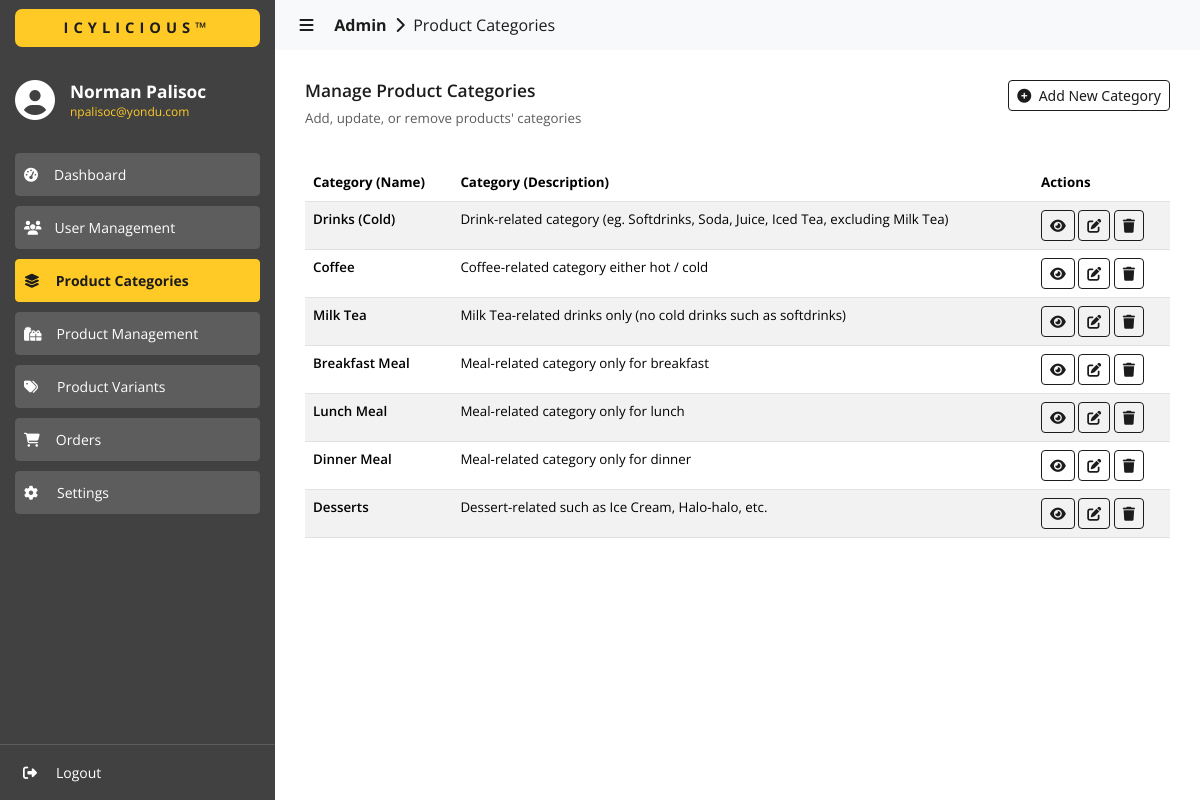
/admin/categories/index.php (signed in), run on an earlier commit of the app's database.
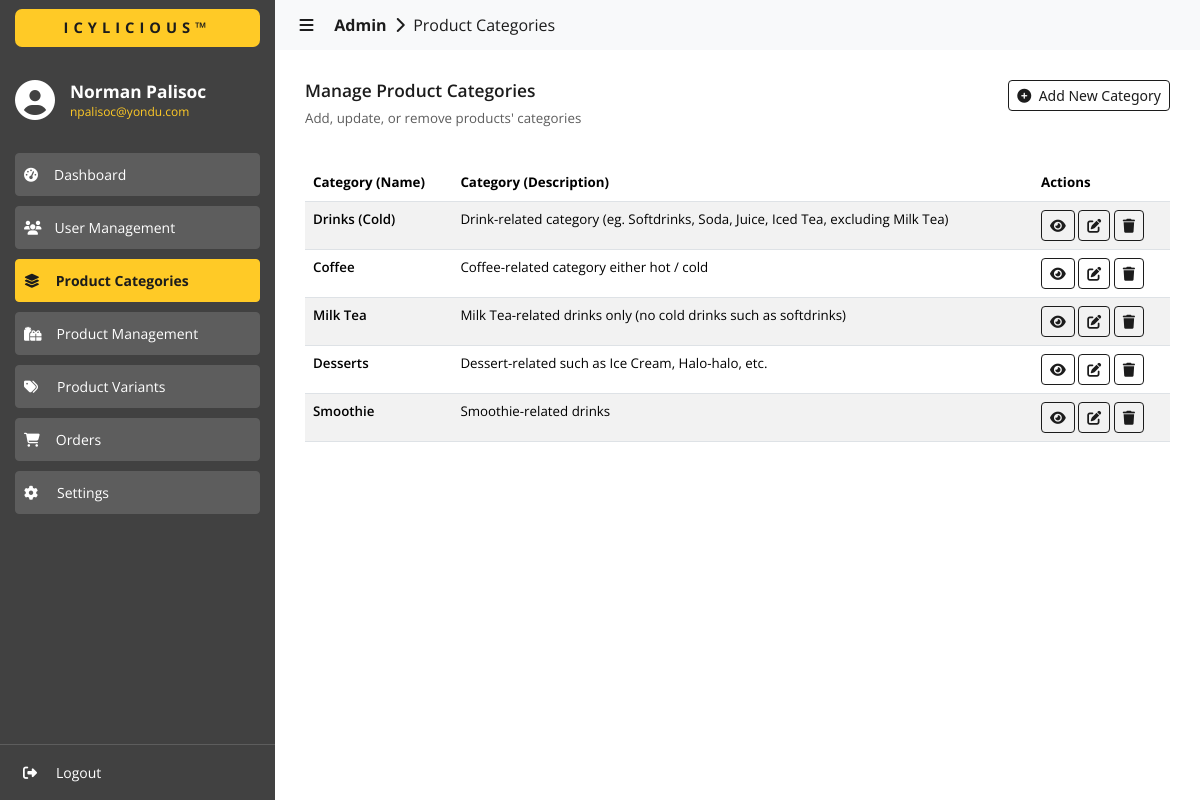
And on a later commit of the database.
### tables this page shows
CREATE TABLE `categories` (
  `id` int(11) NOT NULL,
  `category_name` varchar(255) NOT NULL,
  `category_description` varchar(255) NOT NULL
);

### admin/categories/index.php (the view, shortened to what the changed rows need)
<?php
  include('../../utils/connections.php');
?>
<!DOCTYPE html>
<html lang="en">
  <head>
    <link
      href="https://cdn.jsdelivr.net/npm/bootstrap@5.3.3/dist/css/bootstrap.min.css"
      rel="stylesheet"
    >
    <link href="https://cdn.datatables.net/2.0.5/css/dataTables.bootstrap5.css" rel="stylesheet">
    <link rel="stylesheet" href="../../assets/css/global.css" />
    <link rel="stylesheet" href="./css/categories.css" />
  </head>
  <body>
    <div id="content-body" class="content content-slide-expanded">
      <div>
        <div class="content-wrapper">
          <div style="margin-top: 20px;">
            <table id="data" class="table table-striped" style="width:100%">
              <thead>
                <tr>
                  <th class="sans-bold">Category (Name)</th>
                  <th class="sans-bold">Category (Description)</th>
                  <th class="sans-bold">Actions</th>
                </tr>
              </thead>
              <tbody>
                <?php
                  $fetch_query = "SELECT * FROM categories";
                  $result = $conn->query($fetch_query);
                  if ($result->num_rows > 0) {
                    while ($row = $result->fetch_assoc()) {
                      $category_id = $row['id'];
                      $category_name = $row['category_name'];
                      $category_description = $row['category_description'];
                      echo '
                        <tr>
                          <td class="sans-600">
                            '.$category_name.'
                          </td>
                          <td class="sans-regular">
                            '.$category_description.'
                          </td>
                          <td>
                            <button
                              class="btn btn-outline-primary btn-sm
                                sans-400
                                color-white"
                              type="button">
                              <i class="fas fa-eye"></i>
                            </button>
                            <button
                              data-bs-toggle="modal"
                              data-bs-target="#staticEditCategory"
                              onclick="onEditCategory(
                                '."'".$category_id."',".'
                                '."'".$category_name."',".'
                                '."'".$category_description."'".'
                              )"
                              class="btn btn-outline-primary btn-sm
                                sans-400
                                color-white"
                              type="button">
                              <i class="fa-solid fa-pen-to-square"></i>
                            </button>
                            <button
                              onclick="onDeleteCategory('."'".$category_id."'".')"
                              class="btn btn-outline-primary btn-sm
                                sans-400
                                color-white"
                              type="button">
                              <i class="fa-solid fa-trash"></i>
                            </button>
                          </td>
                        </tr>
                      ';
                    }
                  }
                ?>
              </tbody>
            </table>
          </div>
        </div>
      </div>
    </div>
  </body>
</html>

What changed in the data, as far as the page shows it:
removed categories: category_name "Breakfast Meal", category_description "Meal-related category only for breakfast"
removed categories: category_name "Lunch Meal", category_description "Meal-related category only for lunch"
removed categories: category_name "Dinner Meal", category_description "Meal-related category only for dinner"
added categories: category_name "Smoothie", category_description "Smoothie-related drinks"
